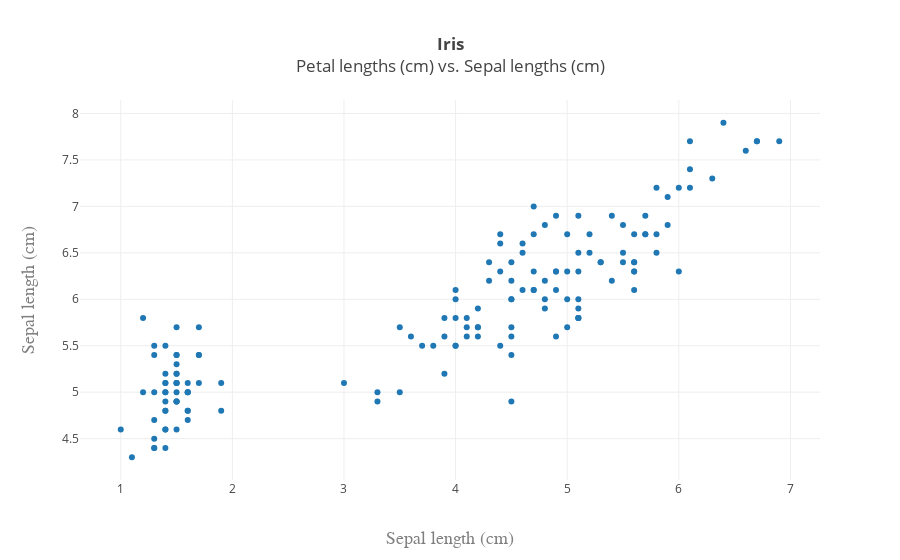

Write notebook code for a chart like this one.
### Code cell
# PLOTLY - Aesthetics - Scatter plot
trace = go.Scatter(x=iris.petalLength,
                   y=iris.sepalLength,
                   mode = 'markers')
data = [trace]


layout = dict(title = '<b>Iris</b><br>Petal lengths (cm) vs. Sepal lengths (cm)',
              yaxis = dict(title='Sepal length (cm)',
                           titlefont=dict(family='Courier New, monospace',
                                          size=18,
                                          color='#7f7f7f')),
              xaxis = dict(title='Sepal length (cm)',
                           titlefont=dict(family='Courier New, monospace',
                                          size=18,
                                          color='#7f7f7f')))

py.iplot({'data': data, 'layout': layout}, validate=False)

### Figure 1 — Plotly figure (JSON) as saved in the notebook; plotly's stock layout.template omitted (floating-point values rounded to 4 significant figures; data arrays with more than 128 entries replaced by an {"elided": "..."} marker saying what was removed)
{"data": [{"mode": "markers", "type": "scatter", "x": {"elided": "150 float values"}, "y": {"elided": "150 float values"}}], "layout": {"title": "<b>Iris</b><br>Petal lengths (cm) vs. Sepal lengths (cm)", "xaxis": {"title": "Sepal length (cm)", "titlefont": {"color": "#7f7f7f", "family": "Courier New, monospace", "size": 18}}, "yaxis": {"title": "Sepal length (cm)", "titlefont": {"color": "#7f7f7f", "family": "Courier New, monospace", "size": 18}}}}
